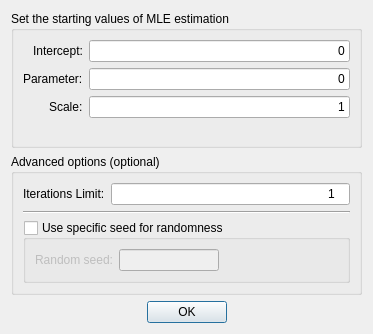
<?xml version="1.0" encoding="UTF-8"?>
<ui version="4.0">
 <class>configLogitDialog</class>
 <widget class="QDialog" name="configLogitDialog">
  <property name="geometry">
   <rect>
    <x>0</x>
    <y>0</y>
    <width>373</width>
    <height>334</height>
   </rect>
  </property>
  <property name="windowTitle">
   <string>Logit - Configuration</string>
  </property>
  <layout class="QVBoxLayout" name="layoutToplevel">
   <item>
    <widget class="QGroupBox" name="groupBoxValues">
     <property name="title">
      <string>Set the starting values of MLE estimation</string>
     </property>
     <property name="checkable">
      <bool>false</bool>
     </property>
     <layout class="QFormLayout" name="layoutGrpValues">
      <property name="labelAlignment">
       <set>Qt::AlignRight|Qt::AlignTrailing|Qt::AlignVCenter</set>
      </property>
      <item row="0" column="0">
       <widget class="QLabel" name="labelValueIntercept">
        <property name="text">
         <string>Intercept:</string>
        </property>
       </widget>
      </item>
      <item row="0" column="1">
       <widget class="QLineEdit" name="fieldValueIntercept">
        <property name="text">
         <string>0</string>
        </property>
        <property name="alignment">
         <set>Qt::AlignRight|Qt::AlignTrailing|Qt::AlignVCenter</set>
        </property>
       </widget>
      </item>
      <item row="1" column="0">
       <widget class="QLabel" name="labelValueParameter">
        <property name="text">
         <string>Parameter:</string>
        </property>
       </widget>
      </item>
      <item row="1" column="1">
       <widget class="QLineEdit" name="fieldValueParameter">
        <property name="text">
         <string>0</string>
        </property>
        <property name="alignment">
         <set>Qt::AlignRight|Qt::AlignTrailing|Qt::AlignVCenter</set>
        </property>
       </widget>
      </item>
      <item row="2" column="0">
       <widget class="QLabel" name="labelValueScale">
        <property name="text">
         <string>Scale:</string>
        </property>
       </widget>
      </item>
      <item row="2" column="1">
       <widget class="QLineEdit" name="fieldValueScale">
        <property name="text">
         <string>1</string>
        </property>
        <property name="alignment">
         <set>Qt::AlignRight|Qt::AlignTrailing|Qt::AlignVCenter</set>
        </property>
       </widget>
      </item>
     </layout>
    </widget>
   </item>
   <item>
    <widget class="QGroupBox" name="groupBoxAdvanced">
     <property name="title">
      <string>Advanced options (optional)</string>
     </property>
     <layout class="QVBoxLayout" name="layoutGrpAdvanced">
      <item>
       <layout class="QFormLayout" name="layoutOptionLimit">
        <property name="labelAlignment">
         <set>Qt::AlignRight|Qt::AlignTrailing|Qt::AlignVCenter</set>
        </property>
        <item row="0" column="0">
         <widget class="QLabel" name="labelOptionLimit">
          <property name="text">
           <string>Iterations Limit:</string>
          </property>
         </widget>
        </item>
        <item row="0" column="1">
         <widget class="QLineEdit" name="fieldOptionLimit">
          <property name="inputMask">
           <string>0000</string>
          </property>
          <property name="text">
           <string>1</string>
          </property>
          <property name="alignment">
           <set>Qt::AlignRight|Qt::AlignTrailing|Qt::AlignVCenter</set>
          </property>
         </widget>
        </item>
       </layout>
      </item>
      <item>
       <widget class="Line" name="separatorOptions">
        <property name="orientation">
         <enum>Qt::Horizontal</enum>
        </property>
       </widget>
      </item>
      <item>
       <widget class="QGroupBox" name="groupBoxOptionSeed">
        <property name="title">
         <string>Use specific seed for randomness</string>
        </property>
        <property name="flat">
         <bool>true</bool>
        </property>
        <property name="checkable">
         <bool>true</bool>
        </property>
        <property name="checked">
         <bool>false</bool>
        </property>
        <layout class="QFormLayout" name="layoutGrpSeed">
         <property name="labelAlignment">
          <set>Qt::AlignRight|Qt::AlignTrailing|Qt::AlignVCenter</set>
         </property>
         <item row="0" column="0">
          <widget class="QLabel" name="labelOptionSeed">
           <property name="text">
            <string>Random seed:</string>
           </property>
          </widget>
         </item>
         <item row="0" column="1">
          <widget class="QLineEdit" name="fieldOptionSeed">
           <property name="maximumSize">
            <size>
             <width>100</width>
             <height>16777215</height>
            </size>
           </property>
          </widget>
         </item>
        </layout>
       </widget>
      </item>
     </layout>
    </widget>
   </item>
   <item>
    <widget class="QDialogButtonBox" name="btnDialogBox">
     <property name="orientation">
      <enum>Qt::Horizontal</enum>
     </property>
     <property name="standardButtons">
      <set>QDialogButtonBox::Ok</set>
     </property>
     <property name="centerButtons">
      <bool>true</bool>
     </property>
    </widget>
   </item>
  </layout>
 </widget>
 <resources/>
 <connections>
  <connection>
   <sender>btnDialogBox</sender>
   <signal>accepted()</signal>
   <receiver>configLogitDialog</receiver>
   <slot>accept()</slot>
   <hints>
    <hint type="sourcelabel">
     <x>248</x>
     <y>254</y>
    </hint>
    <hint type="destinationlabel">
     <x>157</x>
     <y>274</y>
    </hint>
   </hints>
  </connection>
  <connection>
   <sender>btnDialogBox</sender>
   <signal>rejected()</signal>
   <receiver>configLogitDialog</receiver>
   <slot>reject()</slot>
   <hints>
    <hint type="sourcelabel">
     <x>316</x>
     <y>260</y>
    </hint>
    <hint type="destinationlabel">
     <x>286</x>
     <y>274</y>
    </hint>
   </hints>
  </connection>
 </connections>
</ui>
